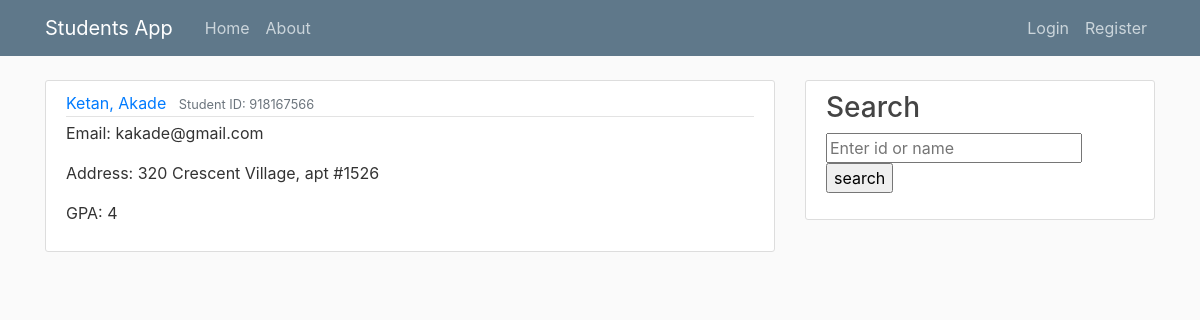
/student/918167566/, run on the app's committed database.
### studentsApp/models.py (models this page shows, shortened)
class StudentsInfo(models.Model):
	first_name = models.CharField(max_length=50)
	last_name = models.CharField(max_length=50)
	student_id = models.CharField(max_length=10, primary_key=True)
	email = models.CharField(max_length=50)
	address = models.TextField()
	gpa = models.CharField(max_length=5)

### studentsApp/views.py (the view)
# urls.py: path('student/<pk>/', StudentDetailView.as_view(), name='student-detail'),
class StudentDetailView(DetailView):
	model = StudentsInfo

### studentsApp/templates/studentsApp/StudentsInfo_detail.html (shortened to what this page needs)
{% extends "studentsApp/base.html" %}
{% block content%}
        <article class="media content-section">
          <div class="media-body">
            <div class="article-metadata">
              <a class="mr-2" href="#">{{ object.first_name }}, {{ object.last_name}}</a>
              <small class="text-muted">Student ID: {{ object.student_id }} </small>
            </div>
            <p class="article-content">Email: {{ object.email }}</p>
            <p class="article-content">Address: {{ object.address }}</p>
            <p class="article-content">GPA: {{ object.gpa }}</p>
          </div>
        </article>
{% endblock content%}

### studentsApp/static/studentsApp/main.css (style rules this page uses)
body { background: #fafafa; color: #333333; margin-top: 5rem; }
.content-section { background: #ffffff; padding: 10px 20px; border: 1px solid #dddddd; border-radius: 3px; margin-bottom: 20px; }
.article-content { white-space: pre-line; }
.article-metadata { padding-bottom: 1px; margin-bottom: 4px; border-bottom: 1px solid #e3e3e3 }

### data on the page
StudentsInfo: first_name "Ketan", last_name "Akade", student_id "918167566", email "kakade@gmail.com", address "320 Crescent Village, apt #1526", gpa "4"
